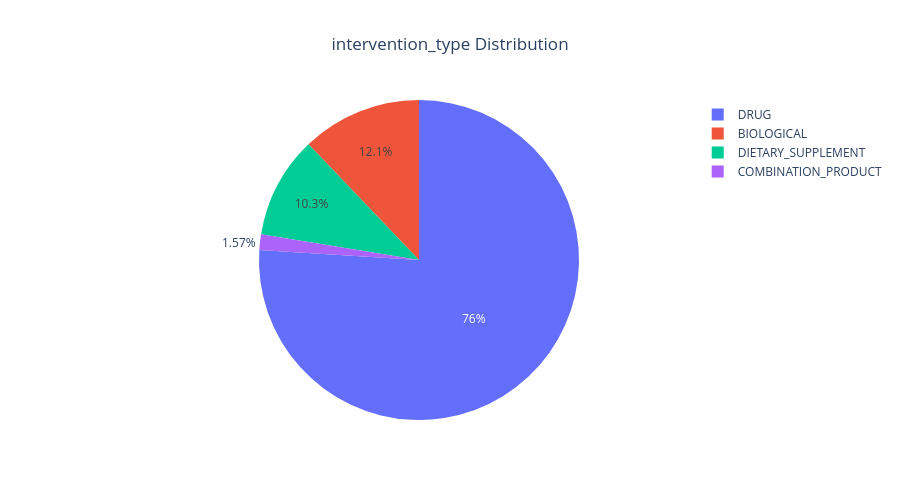

This figure's notebook cell:
### Code cell
pie_chart(
    df=output[output['target_primary'].isna()],
    col='intervention_type'
)

### Figure 1 — Plotly figure (JSON) as saved in the notebook; plotly's stock layout.template omitted (floating-point values rounded to 4 significant figures)
{"data": [{"domain": {"x": [0, 1], "y": [0, 1]}, "hovertemplate": "intervention_type: %{label}<br>Count: %{value}<br>Percentage: %{percent}<extra></extra>", "labels": ["DRUG", "BIOLOGICAL", "DIETARY_SUPPLEMENT", "COMBINATION_PRODUCT"], "legendgroup": "", "name": "", "showlegend": true, "textinfo": "percent", "type": "pie", "values": [139767, 22323, 18945, 2879]}], "layout": {"height": 500, "legend": {"tracegroupgap": 0}, "title": {"text": "intervention_type Distribution", "x": 0.5}}}
